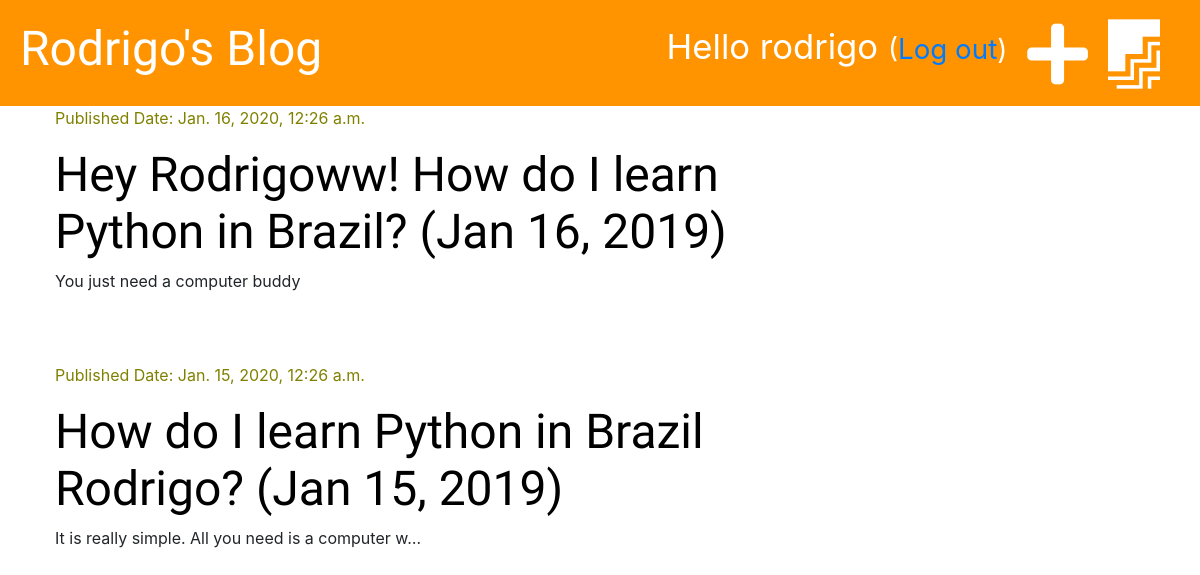
The app's page / (signed in) with its own data.
### project/models.py (models this page shows, shortened)
class Post(models.Model):
    author = models.ForeignKey('auth.User', on_delete=models.CASCADE)
    title = models.CharField(max_length=200)
    text = models.TextField()
    created_date = models.DateTimeField(default=timezone.now)
    published_date = models.DateTimeField(blank=True, null=True)

### project/views.py (the view)
# urls.py: path('', views.post_list, name='post_list'),
def post_list(request):
    posts = Post.objects.filter(published_date__lte=timezone.now()).order_by('-published_date')
    stuff_for_frontend = {'posts': posts}
    return render(request, 'project/post_list.html', stuff_for_frontend)

### project/templates/project/post_list.html (shortened to what this page needs)
{% extends 'project/base.html' %}
{% block content %}
    {% for post in posts %}
        <div class='post'>
            <div class='date'>
                <p>Published Date: {{ post.published_date }}</p>
            </div>
                <h1><a href="{% url 'post_detail' pk=post.pk %}">{{ post.title }}</a></h1>
                <p>{{ post.text|truncatechars:50|linebreaksbr }}</p>
        </div>
    {% endfor %}
{% endblock %}

### project/templates/project/base.html (shortened to what this page needs)
{% load staticfiles %}
<!DOCTYPE html>
<html lang="en">
<head>
</head>
<body>
    <link rel="stylesheet" href="https://stackpath.bootstrapcdn.com/bootstrap/4.4.1/css/bootstrap.min.css">
    <link rel="stylesheet" href="{% static 'css/project.css' %}">
    <link rel="stylesheet" href="https://use.fontawesome.com/releases/v5.12.0/css/all.css">
</head>
<body>
<div class="page-header">
    {% if user.is_authenticated %}
        <a href="{% url 'post_draft_list' %}" class="top-menu"><i class="fab fa-firstdraft fa-2x"style="color: #ffffff;"></i></a>
        <a href="{% url 'post_new' %}" class="top-menu"><i class="fas fa-plus fa-2x" style="color: #ffffff;"></i></a>
        <p class="top-menu">Hello {{ user.username }} <small>(<a href="{% url 'logout' %}">Log out</a>)</small></p>
    {% else %}
        <a href="{% url 'login' %}" class="top-menu"><i class="fas fa-sign-in-alt fa-2x" style="color: #ffffff;"></i></a>
    {% endif %}
    <h1>Rodrigo's Blog</h1>
</div>
<div class='content container'>
    <div class="row">
        <div class="col-md-8">
            {% block content %}
            {% endblock %}
        </div>
    </div>
</div>
</body>
</html>

### project/static/css/project.css (style rules this page uses)
.page-header { background-color: #ff9400; margin-top: 0; padding: 20px 20px 20px 20px; }
.page-header h1, .page-header h1 a { color: #ffffff; font-size: 36pt; text-decoration: none; }
.content { margin-left: 40px; }
h1, h2, h3, h4 { font-family: 'Tangerine', 'Inconsolata', 'Droid Sans', serif; font-size: 48px; }
.date { color: olive }
.post { margin-bottom: 70px; }
.post h1 a { color: #000000; }
.top-menu { color: #ffffff; float: right; font-size: 26pt; margin-right: 20px; }

### records on screen
Post: published_date "Jan. 16, 2020, 12:26 a.m.", title "Hey Rodrigoww! How do I learn Python in Brazil? (Jan 16, 2019)", text "You just need a computer buddy"
Post: published_date "Jan. 15, 2020, 12:26 a.m.", title "How do I learn Python in Brazil Rodrigo? (Jan 15, 2019)", text "It is really simple. All you need is a computer w…"

### other values on screen
{{ user.username }} "rodrigo"
